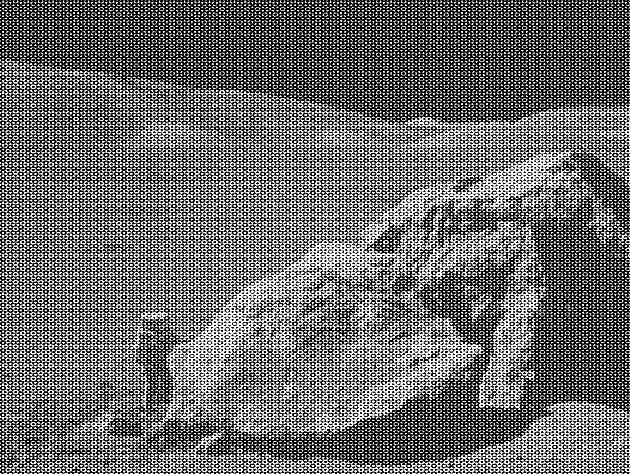
#> input picture SampleImages/moonlanding.png, 630 x 474 px, found by its file name
$ python Filtrage6.py
#> lines starting #> are read from the running program, lines starting #| are printed output that depends on the picture
#> in execute, img is the input picture: shape (474, 630) float32; min 0, max 1, mean 0.424
# Pour manipuler l'image = tableau 2D de nombres
import numpy as np
# Pour les traces
import matplotlib.pyplot as plt
# Pour charger l'image de lena :)
import requests
from io import BytesIO


def TF(img):
    """ Calcul de la transforme de Fourier de l'image img"""

    spectre = np.fft.fft2(img)            # TF
    # Il faut decaler le spectre, sinon les basses frequences
    # sont dans les coins et non au centre...
    sp_shifte = np.fft.fftshift(spectre)
    return sp_shifte


def filtrage(spectre, type="passe haut", taille=40):
    """ Application d'un filtre passe haut ou passe bas,
    de forme carre et de dimension taille, au spectre de Fourier
    2D de l'image"""
#> called with spectre = array of shape (474, 630), type = 'passe haut', taille = 40
    # nombre de lignes et de colonnes de l'image
    nblig, nbcol = spectre.shape
#> nblig = 474; nbcol = 630
    # Coordonnees du centre
    clig, ccol = nblig // 2, nbcol // 2
#> clig = 237; ccol = 315

    if type == "passe haut":
        sp_filtre = spectre.copy()
        # Mettre a 0 le carre central de sp_shifte
        sp_filtre[clig-taille:clig+taille, ccol-taille:ccol+taille] = 0
    elif type == "passe bas":
        # On utilise un masque pour obtenir l'action complmentaire
        # du cas precedent
        masque = np.zeros((nblig, nbcol))
        masque[clig-taille:clig+taille, ccol-taille:ccol+taille] = 1
        sp_filtre = spectre * masque
    else:
        sp_filtre = spectre
    return sp_filtre


def TF_inv(sp_filtre):
    """ Calcul de la transforme de Fourier inverse du spectre filtr """
    # On redecale le spectre pour remettre les basses frequences
    # dans les coins afin que la TF inverse fonctionne correctement.
    sp_filtre_shifte = np.fft.ifftshift(sp_filtre)
    # TF inverse
    img_filtree = np.fft.ifft2(sp_filtre_shifte)
    return np.abs(img_filtree)
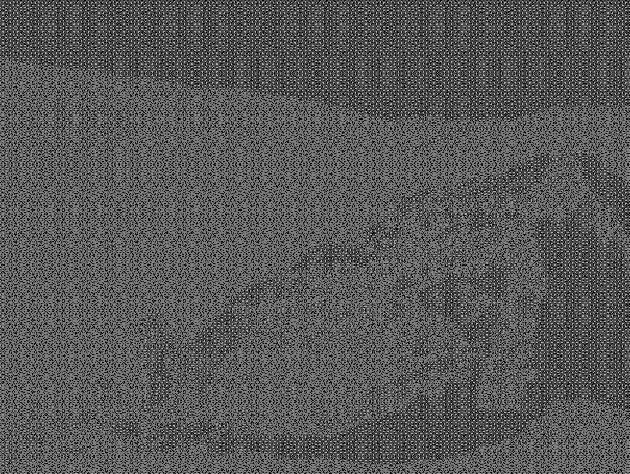
#> returned value: shape (474, 630) float64; min 0.000117, max 0.787, mean 0.347


def execute(ltype, taille):
    """ Programme principal """
    url = "https://raw.githubusercontent.com/scipy-lectures/scipy-lecture-notes/master/data/moonlanding.png"
    response = requests.get(url)
    img = plt.imread(BytesIO(response.content))
    sp_shifte = TF(img)
    sp_filtre = filtrage(sp_shifte, ltype, taille)
    img_filtree = TF_inv(sp_filtre)
    # Echelle logarithmique pour bien voir toutes les composantes spectrales
    # d'amplitudes trs diffrentes, le +1 est pour viter les valeurs nulles
    # dans le log.
    sp_shifte_module = 20*np.log(1+np.abs(sp_shifte))
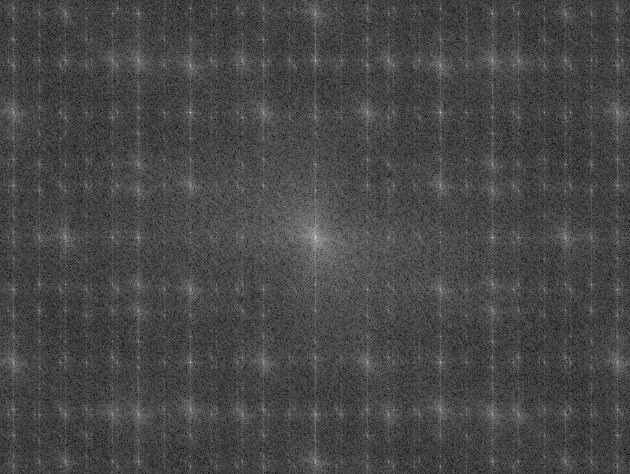
#> sp_shifte_module: shape (474, 630) float64; min 1.73, max 235, mean 71.5
    sp_filtre_module = 20*np.log(1+np.abs(sp_filtre))
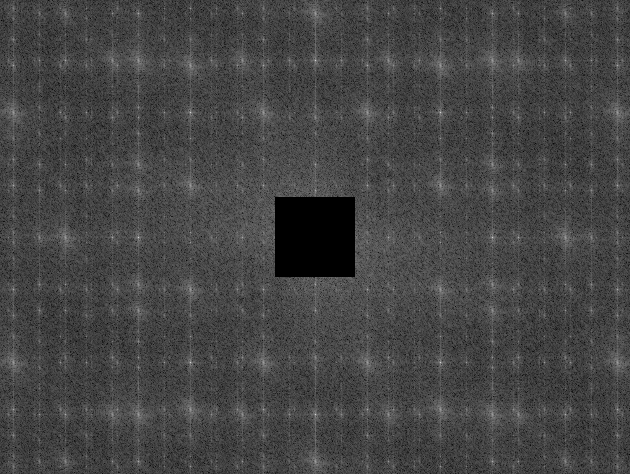
#> sp_filtre_module: shape (474, 630) float64; min 0, max 210.4, mean 69.4

    # Traces
    plt.figure()
    plt.subplot(221), plt.imshow(img, cmap='gray')
    plt.title('Image de depart'), plt.xticks([]), plt.yticks([])
    plt.subplot(222), plt.imshow(sp_shifte_module, cmap='gray')
    plt.title('Spectre (TF)'), plt.xticks([]), plt.yticks([])
    plt.subplot(223), plt.imshow(img_filtree, cmap='gray')
    plt.title('Image filtree ' + ltype), plt.xticks([]), plt.yticks([])
    plt.subplot(224), plt.imshow(sp_filtre_module, cmap='gray')
    plt.title('Spectre filtre ' + ltype), plt.xticks([]), plt.yticks([])
    plt.show()
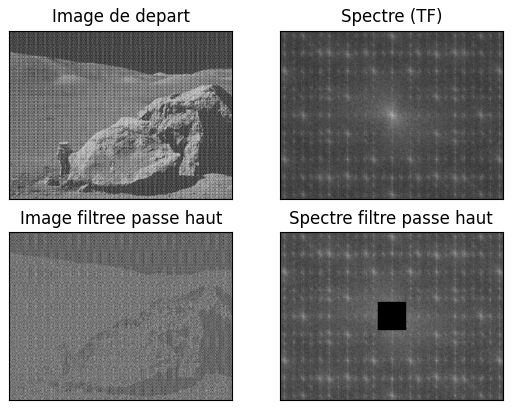
#> figure drawn by matplotlib, 4 panels

if __name__ == '__main__':
    execute("passe haut", 40)
    execute("passe bas", 40)
#> call 2 of execute, with ltype = 'passe bas', taille = 40
#> in TF_inv (call 2), `return np.abs(img_filtree)`:
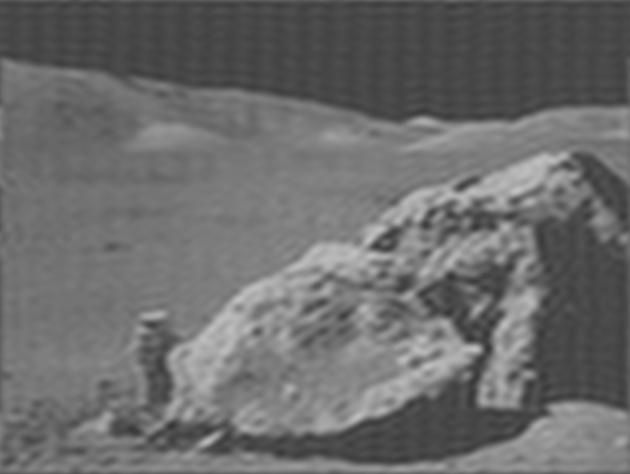
#> returned value: shape (474, 630) float64; min 0.209, max 0.767, mean 0.424
#> in execute (call 2), `sp_filtre_module = 20*np.log(1+np.abs(sp_filtre))`:
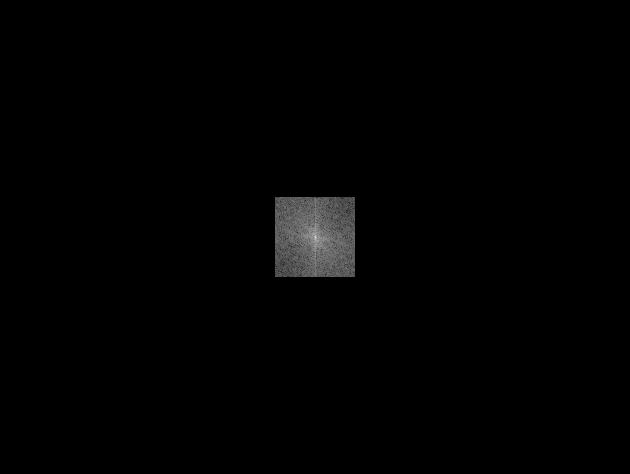
#> sp_filtre_module: shape (474, 630) float64; min 0, max 235, mean 2.1
